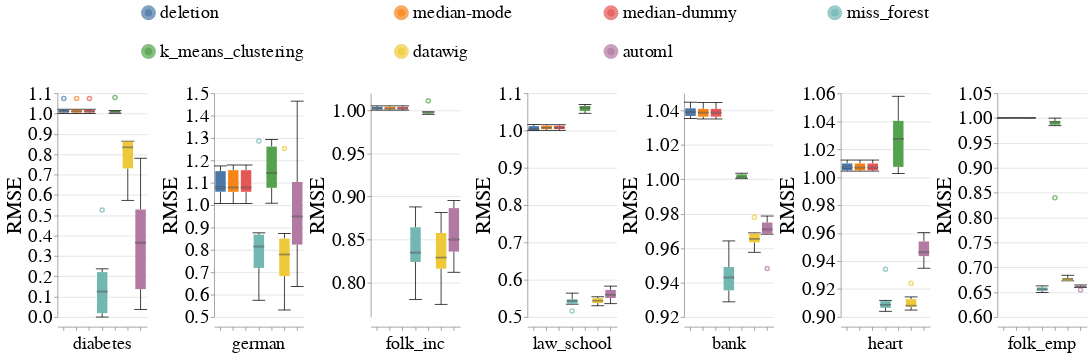

Here is the notebook cell this chart was saved with:
### Code cell
create_box_plots_for_diff_imputers_and_datasets_for_mixed_exp(train_injection_scenario='MCAR3',
                                                              test_injection_scenario='MCAR3',
                                                              metric_name='rmse',
                                                              dataset_to_column_name=DATASET_TO_COLUMN_NAME,
                                                              db_client=db_client,
                                                              without_dummy=False)

### Figure 1 — Vega-Lite specification as saved in the notebook (floating-point values rounded to 4 significant figures; data arrays with more than 128 entries replaced by an {"elided": "..."} marker saying what was removed)
{"config": {"view": {"continuousWidth": 400, "continuousHeight": 300, "stroke": null}, "axis": {"labelFontSize": 26, "labelFontWeight": "normal", "titleFontSize": 28, "titleFontWeight": "normal"}, "facet": {"spacing": 5}, "header": {"labelFontSize": 24, "labelOrient": "bottom", "labelPadding": 5, "titleFontSize": 28}, "legend": {"columns": 4, "direction": "horizontal", "labelFontSize": 24, "labelLimit": 400, "orient": "top", "symbolOffset": 110, "symbolStrokeWidth": 10, "titleAnchor": "middle", "titleFontSize": 26, "titleLimit": 300}, "title": {"fontSize": 28}}, "data": {"name": "data-51e7e1364a35b21011e2929157123606"}, "mark": {"type": "boxplot", "median": {"stroke": "black", "strokeWidth": 0.7}, "ticks": true}, "encoding": {"color": {"field": "Null_Imputer_Name", "sort": ["deletion", "median-mode", "median-dummy", "miss_forest", "k_means_clustering", "datawig", "automl"], "title": null, "type": "nominal"}, "column": {"field": "Dataset_Name", "sort": {"field": "Dataset_Sequence_Number", "order": "ascending"}, "title": null, "type": "nominal"}, "x": {"axis": {"labels": false}, "field": "Null_Imputer_Name", "sort": ["deletion", "median-mode", "median-dummy", "miss_forest", "k_means_clustering", "datawig", "automl"], "title": null, "type": "nominal"}, "y": {"field": "Rmse", "scale": {"zero": false}, "title": "RMSE", "type": "quantitative"}}, "resolve": {"scale": {"y": "independent"}}, "width": 120, "$schema": "https://vega.github.io/schema/vega-lite/v4.17.0.json", "datasets": {"data-51e7e1364a35b21011e2929157123606": {"elided": "294 records"}}}
